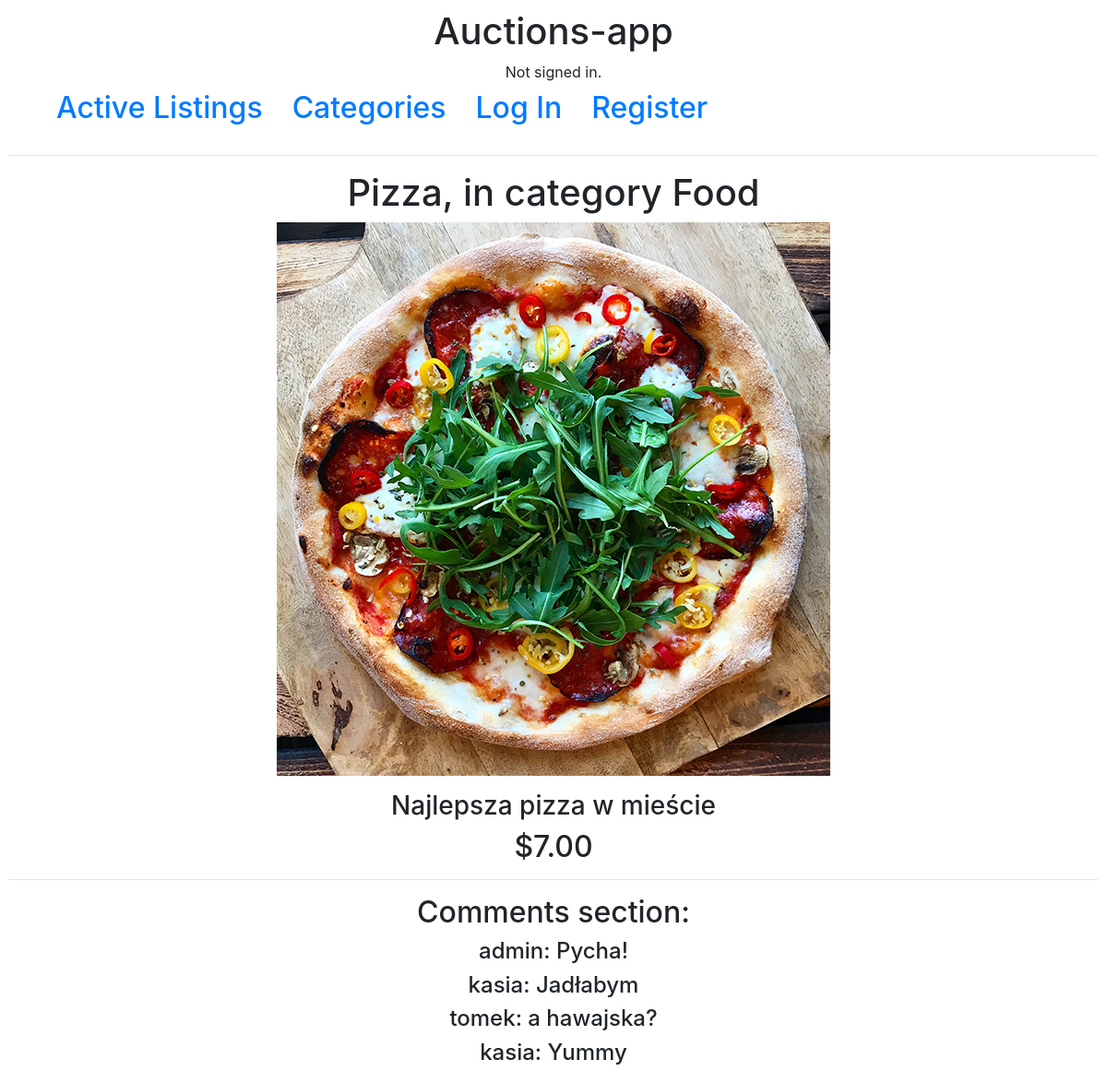
The page /13/ on the database its author committed.
### auctions/models.py (models this page shows, shortened)
class Listing(models.Model):
    title = models.CharField(max_length=64)
    description = models.CharField(max_length=240)
    img = models.ImageField(null=True, blank=True, upload_to="images/")
    category = models.CharField(max_length=64)
    status = models.BooleanField(default=True)
    owner = models.ForeignKey(User, on_delete=models.CASCADE)
    def __str__(self):
        return f"{self.title}, in category {self.category}"

class Bid(models.Model):
    listing_id = models.ForeignKey(Listing, on_delete=models.CASCADE, related_name="listing")
    user_id = models.ForeignKey(User, on_delete=models.CASCADE, related_name="user")
    price = models.DecimalField(max_digits=19, decimal_places=2, blank=False, validators=[MinValueValidator(1)])
    class Meta:
        get_latest_by = 'price'

class Comment(models.Model):
    time = models.DateTimeField(auto_now=True, auto_now_add=False)
    listing_id = models.ForeignKey(Listing, on_delete=models.CASCADE, related_name="listing_comment")
    user_id = models.ForeignKey(User, on_delete=models.CASCADE, related_name="user_comment")
    text = models.CharField(max_length=240, blank=False)

class User(AbstractUser):
    pass

### auctions/views.py (the view)
# urls.py: path("<int:listing_id>/", views.listing, name="listing"),
def listing(request, listing_id):
    b = Bid.objects.annotate(
    highest=Max('listing_id__listing__price')
).filter(
    price=F('highest'))
    listing = Listing.objects.get(id=listing_id)
    form = bid_form()
    form_comment = new_comment()
    for i in b:
        if i.listing_id == listing:
            b = i
    on_watchlist = False
    try:
        username = request.user.username
        user=User.objects.get(username=username)
        on_watchlist = Watch.objects.get(user=user, auction=listing)
    except:
        on_watchlist = False
    comments = Comment.objects.filter(listing_id=listing)
    return render(request, "auctions/listing.html", {
        "listing_id":listing_id,
        "listing":Listing.objects.get(id=listing_id),
        "bid":b,
        "form":form,
        "on_watchlist":on_watchlist,
        "comments":comments,
        "new_comment":form_comment,
    })

### auctions/templates/auctions/listing.html (shortened to what this page needs)
{% extends "auctions/layout.html" %}
{% block body %}
    <h1 align='center'>{{listing}}</h1>
            <div>
                <p class="aligncenter">
                    <img src="/media/{{listing.img}}" alt="Italian Trulli">
                </p>
            </div>
        <div>
        <h3 align="center"> {{listing.description}} </h3>
        <h2 align="center"> ${{bid.price}} </h2>
        </div>
    <p>
    <hr>
    <h2 align="center"> Comments section: </h2>
    {% for comment in comments %}
    <div>
        <h4 align="center">{{comment.user_id.username}}: {{comment.text}}</h4>
    </div>
    {% endfor %}
{% endblock %}

### auctions/static/auctions/styles.css (style rules this page uses)
body { padding: 10px; }
.aligncenter { text-align: center; }

### rows shown on the page
Listing: title+category "Pizza, in category Food", img (picture), description "Najlepsza pizza w mieście"
Bid: price "7.00"
Comment: user_id.username "admin", text "Pycha!"
Comment: user_id.username "kasia", text "Jadłabym"
Comment: user_id.username "tomek", text "a hawajska?"
Comment: user_id.username "kasia", text "Yummy"
